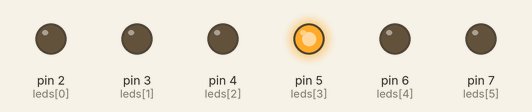
A sketch run on a simulated Arduino Uno, built with avr-gcc and run on an emulated ATmega328P. Shown: output pins drawn as LEDs (lit = HIGH). Random numbers use the default seed unless the sketch sets one.

Above: at 0.52 s.
At 3.2 s:
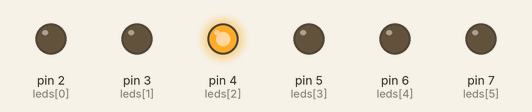
At 8.9 s:
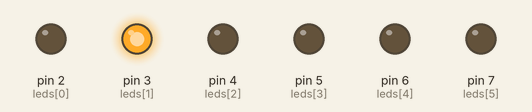
At 20.2 s:
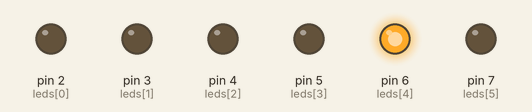
At 27.3 s:
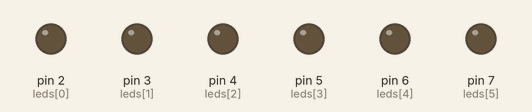
At 37.1 s:
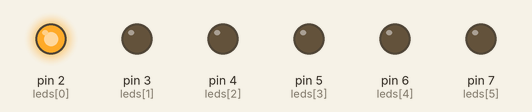
Timing chart, 0 to 40.0 s (numbered marks = the images above):
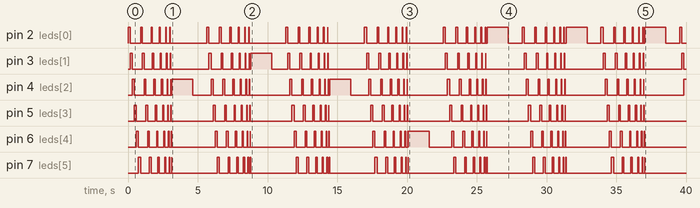

The sketch:

Dice.ino
```cpp
int leds[] = {2, 3, 4, 5, 6, 7};
int numLeds = sizeof(leds) / sizeof(leds[0]);

void setup()
{
  for (int i = 0; i < numLeds; i++)
  {
    pinMode(leds[i], OUTPUT);
  }

  randomSeed(analogRead(0));
}

void loop()
{
  // ***** ANIMATION *****
  int durationMs = 150;
  while (durationMs >= 0)
  {
    for (int i = 0; i < numLeds; i++)
    {
      digitalWrite(leds[i], HIGH);
      delay(durationMs);
      digitalWrite(leds[i], LOW);
    }
    durationMs -= 25;
  }

  // ***** DICE *****
  int number = random(1, 7);
  digitalWrite(leds[number - 1], HIGH);
  delay(1500);
  digitalWrite(leds[number - 1], LOW);
  delay(1000);
}
```

Measured:
- by itself, pin 2 (leds[0]): LOW → HIGH at 0.00 s, → LOW 0.15 s later, → HIGH 0.75 s later, → LOW 0.13 s later, … (92 changes in this stretch)
- by itself, pin 3 (leds[1]): LOW → HIGH at 0.15 s, → LOW 0.15 s later, → HIGH 0.73 s later, → LOW 0.13 s later, … (88 changes in this stretch)
- by itself, pin 4 (leds[2]): LOW → HIGH at 0.30 s, → LOW 0.15 s later, → HIGH 0.70 s later, → LOW 0.13 s later, … (89 changes in this stretch)
- by itself, pin 6 (leds[4]): LOW → HIGH at 0.60 s, → LOW 0.15 s later, → HIGH 0.65 s later, → LOW 0.13 s later, … (86 changes in this stretch)
- by itself, pin 5 (leds[3]): repeats every 5.7 s: LOW 0.68 s, HIGH 0.13 s, LOW 0.55 s, HIGH 0.10 s, LOW 0.43 s, HIGH 0.08 s, LOW 0.30 s, HIGH 0.05 s, LOW 0.18 s, HIGH 0.03 s, LOW 3.0 s, HIGH 0.15 s
- by itself, pin 7 (leds[5]): repeats every 5.7 s: LOW 0.63 s, HIGH 0.13 s, LOW 0.50 s, HIGH 0.10 s, LOW 0.38 s, HIGH 0.08 s, LOW 0.25 s, HIGH 0.05 s, LOW 0.13 s, HIGH 0.03 s, LOW 3.3 s, HIGH 0.15 s
